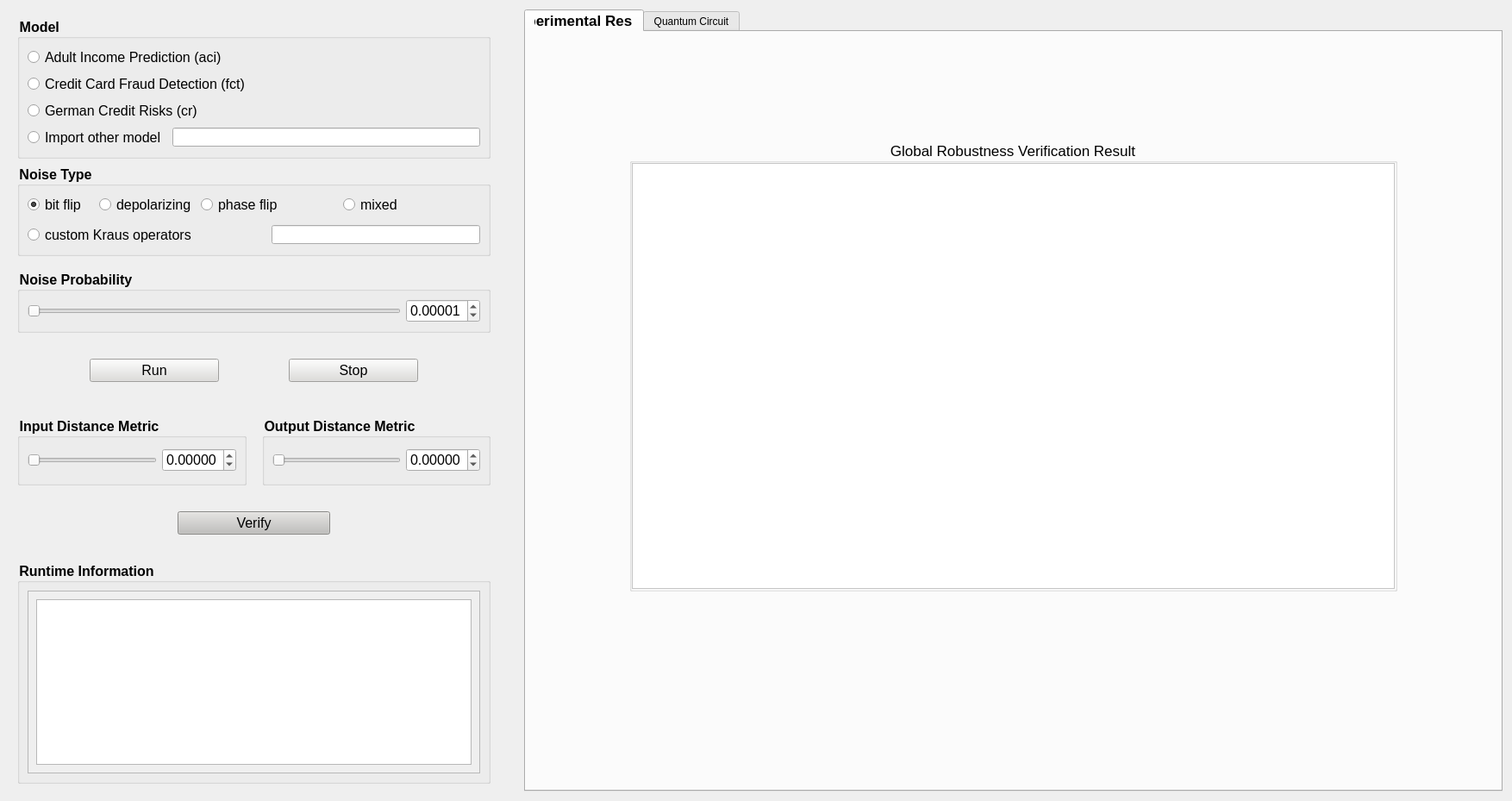
<?xml version="1.0" encoding="UTF-8"?>
<ui version="4.0">
 <class>globalView</class>
 <widget class="QWidget" name="globalView">
  <property name="geometry">
   <rect>
    <x>0</x>
    <y>0</y>
    <width>1754</width>
    <height>929</height>
   </rect>
  </property>
  <property name="windowTitle">
   <string>Form</string>
  </property>
  <layout class="QHBoxLayout" name="horizontalLayout" stretch="1,2">
   <property name="spacing">
    <number>30</number>
   </property>
   <item>
    <widget class="QWidget" name="widget_set" native="true">
     <property name="sizePolicy">
      <sizepolicy hsizetype="Preferred" vsizetype="Preferred">
       <horstretch>0</horstretch>
       <verstretch>0</verstretch>
      </sizepolicy>
     </property>
     <layout class="QVBoxLayout" name="verticalLayout" stretch="5,3,2,2,3,2,0">
      <property name="spacing">
       <number>7</number>
      </property>
      <item>
       <widget class="QGroupBox" name="groupBox_dataset">
        <property name="sizePolicy">
         <sizepolicy hsizetype="Expanding" vsizetype="Expanding">
          <horstretch>0</horstretch>
          <verstretch>0</verstretch>
         </sizepolicy>
        </property>
        <property name="font">
         <font>
          <pointsize>12</pointsize>
          <bold>true</bold>
         </font>
        </property>
        <property name="layoutDirection">
         <enum>Qt::LeftToRight</enum>
        </property>
        <property name="styleSheet">
         <string notr="true">QGroupBox::title{
	font-size: 14px;
}</string>
        </property>
        <property name="title">
         <string>Model </string>
        </property>
        <layout class="QVBoxLayout" name="verticalLayout_3">
         <item>
          <widget class="QRadioButton" name="radioButton_aci">
           <property name="font">
            <font>
             <pointsize>12</pointsize>
            </font>
           </property>
           <property name="text">
            <string>Adult Income Prediction (aci)</string>
           </property>
          </widget>
         </item>
         <item>
          <widget class="QRadioButton" name="radioButton_fct">
           <property name="font">
            <font>
             <pointsize>12</pointsize>
            </font>
           </property>
           <property name="text">
            <string>Credit Card Fraud Detection (fct)</string>
           </property>
          </widget>
         </item>
         <item>
          <widget class="QRadioButton" name="radioButton_cr">
           <property name="font">
            <font>
             <pointsize>12</pointsize>
            </font>
           </property>
           <property name="text">
            <string>German Credit Risks (cr)</string>
           </property>
          </widget>
         </item>
         <item>
          <layout class="QHBoxLayout" name="horizontalLayout_file">
           <property name="spacing">
            <number>8</number>
           </property>
           <item>
            <widget class="QRadioButton" name="radioButton_importfile">
             <property name="font">
              <font>
               <pointsize>12</pointsize>
              </font>
             </property>
             <property name="text">
              <string>Import other model</string>
             </property>
            </widget>
           </item>
           <item>
            <widget class="QLineEdit" name="lineEdit_modelfile"/>
           </item>
          </layout>
         </item>
        </layout>
       </widget>
      </item>
      <item>
       <widget class="QGroupBox" name="groupBox_noisetype">
        <property name="sizePolicy">
         <sizepolicy hsizetype="Expanding" vsizetype="Expanding">
          <horstretch>0</horstretch>
          <verstretch>0</verstretch>
         </sizepolicy>
        </property>
        <property name="font">
         <font>
          <pointsize>12</pointsize>
          <bold>true</bold>
         </font>
        </property>
        <property name="layoutDirection">
         <enum>Qt::LeftToRight</enum>
        </property>
        <property name="styleSheet">
         <string notr="true">QGroupBox::title{
	font-size: 14px;
}</string>
        </property>
        <property name="title">
         <string>Noise Type</string>
        </property>
        <layout class="QGridLayout" name="gridLayout" columnstretch="0,0,0,0,0,0">
         <property name="verticalSpacing">
          <number>10</number>
         </property>
         <item row="0" column="0">
          <widget class="QRadioButton" name="radioButton_bitflip">
           <property name="font">
            <font>
             <pointsize>12</pointsize>
            </font>
           </property>
           <property name="text">
            <string>bit flip</string>
           </property>
           <property name="checked">
            <bool>true</bool>
           </property>
          </widget>
         </item>
         <item row="0" column="1">
          <widget class="QRadioButton" name="radioButton_depolarizing">
           <property name="font">
            <font>
             <pointsize>12</pointsize>
            </font>
           </property>
           <property name="text">
            <string>depolarizing</string>
           </property>
          </widget>
         </item>
         <item row="0" column="2" colspan="2">
          <widget class="QRadioButton" name="radioButton_phaseflip">
           <property name="font">
            <font>
             <pointsize>12</pointsize>
            </font>
           </property>
           <property name="text">
            <string>phase flip</string>
           </property>
          </widget>
         </item>
         <item row="0" column="4">
          <widget class="QRadioButton" name="radioButton_mixednoise">
           <property name="font">
            <font>
             <pointsize>12</pointsize>
            </font>
           </property>
           <property name="text">
            <string>mixed</string>
           </property>
           <property name="checked">
            <bool>false</bool>
           </property>
           <property name="autoExclusive">
            <bool>true</bool>
           </property>
          </widget>
         </item>
         <item row="1" column="0" colspan="3">
          <widget class="QRadioButton" name="radioButton_custom_noise">
           <property name="font">
            <font>
             <pointsize>12</pointsize>
            </font>
           </property>
           <property name="text">
            <string>custom Kraus operators</string>
           </property>
          </widget>
         </item>
         <item row="1" column="3" colspan="3">
          <widget class="QLineEdit" name="lineEdit_custom_noise"/>
         </item>
        </layout>
       </widget>
      </item>
      <item>
       <widget class="QWidget" name="widget_arg" native="true">
        <property name="sizePolicy">
         <sizepolicy hsizetype="Expanding" vsizetype="Expanding">
          <horstretch>0</horstretch>
          <verstretch>0</verstretch>
         </sizepolicy>
        </property>
        <layout class="QHBoxLayout" name="horizontalLayout_4" stretch="1">
         <property name="spacing">
          <number>18</number>
         </property>
         <property name="leftMargin">
          <number>0</number>
         </property>
         <property name="rightMargin">
          <number>0</number>
         </property>
         <item>
          <widget class="QGroupBox" name="groupBox_noisyProb">
           <property name="sizePolicy">
            <sizepolicy hsizetype="Expanding" vsizetype="Expanding">
             <horstretch>0</horstretch>
             <verstretch>0</verstretch>
            </sizepolicy>
           </property>
           <property name="font">
            <font>
             <pointsize>12</pointsize>
             <bold>true</bold>
            </font>
           </property>
           <property name="layoutDirection">
            <enum>Qt::LeftToRight</enum>
           </property>
           <property name="styleSheet">
            <string notr="true">QGroupBox::title{
	font-size: 14px;
}</string>
           </property>
           <property name="title">
            <string>Noise Probability</string>
           </property>
           <layout class="QHBoxLayout" name="horizontalLayout_15" stretch="5,0">
            <item>
             <widget class="QSlider" name="slider_prob">
              <property name="minimum">
               <number>1</number>
              </property>
              <property name="maximum">
               <number>100000</number>
              </property>
              <property name="value">
               <number>1</number>
              </property>
              <property name="orientation">
               <enum>Qt::Horizontal</enum>
              </property>
             </widget>
            </item>
            <item>
             <widget class="QDoubleSpinBox" name="doubleSpinBox_prob">
              <property name="sizePolicy">
               <sizepolicy hsizetype="Expanding" vsizetype="Fixed">
                <horstretch>0</horstretch>
                <verstretch>0</verstretch>
               </sizepolicy>
              </property>
              <property name="font">
               <font>
                <pointsize>12</pointsize>
               </font>
              </property>
              <property name="wrapping">
               <bool>true</bool>
              </property>
              <property name="decimals">
               <number>5</number>
              </property>
              <property name="minimum">
               <double>0.000010000000000</double>
              </property>
              <property name="maximum">
               <double>1.000000000000000</double>
              </property>
              <property name="singleStep">
               <double>0.000010000000000</double>
              </property>
             </widget>
            </item>
           </layout>
          </widget>
         </item>
        </layout>
       </widget>
      </item>
      <item>
       <widget class="QGroupBox" name="groupBox_run">
        <property name="sizePolicy">
         <sizepolicy hsizetype="Expanding" vsizetype="Expanding">
          <horstretch>0</horstretch>
          <verstretch>0</verstretch>
         </sizepolicy>
        </property>
        <property name="styleSheet">
         <string notr="true">QGroupBox { border: none; }</string>
        </property>
        <layout class="QHBoxLayout" name="horizontalLayout_3" stretch="1,2,1,2,1">
         <property name="topMargin">
          <number>0</number>
         </property>
         <item>
          <spacer name="horizontalSpacer_l">
           <property name="orientation">
            <enum>Qt::Horizontal</enum>
           </property>
           <property name="sizeHint" stdset="0">
            <size>
             <width>74</width>
             <height>20</height>
            </size>
           </property>
          </spacer>
         </item>
         <item>
          <widget class="QPushButton" name="pushButton_run">
           <property name="sizePolicy">
            <sizepolicy hsizetype="Expanding" vsizetype="Fixed">
             <horstretch>0</horstretch>
             <verstretch>0</verstretch>
            </sizepolicy>
           </property>
           <property name="font">
            <font>
             <pointsize>12</pointsize>
             <bold>false</bold>
            </font>
           </property>
           <property name="styleSheet">
            <string notr="true">background-color: rgb(222, 221, 218)</string>
           </property>
           <property name="text">
            <string>Run</string>
           </property>
          </widget>
         </item>
         <item>
          <spacer name="horizontalSpacer_m">
           <property name="orientation">
            <enum>Qt::Horizontal</enum>
           </property>
           <property name="sizeHint" stdset="0">
            <size>
             <width>62</width>
             <height>20</height>
            </size>
           </property>
          </spacer>
         </item>
         <item>
          <widget class="QPushButton" name="pushButton_stop">
           <property name="sizePolicy">
            <sizepolicy hsizetype="Expanding" vsizetype="Fixed">
             <horstretch>0</horstretch>
             <verstretch>0</verstretch>
            </sizepolicy>
           </property>
           <property name="font">
            <font>
             <pointsize>12</pointsize>
            </font>
           </property>
           <property name="styleSheet">
            <string notr="true">background-color: rgb(222, 221, 218)</string>
           </property>
           <property name="text">
            <string>Stop</string>
           </property>
          </widget>
         </item>
         <item>
          <spacer name="horizontalSpacer_r">
           <property name="orientation">
            <enum>Qt::Horizontal</enum>
           </property>
           <property name="sizeHint" stdset="0">
            <size>
             <width>73</width>
             <height>20</height>
            </size>
           </property>
          </spacer>
         </item>
        </layout>
       </widget>
      </item>
      <item>
       <widget class="QWidget" name="widget_threshold" native="true">
        <property name="sizePolicy">
         <sizepolicy hsizetype="Expanding" vsizetype="Expanding">
          <horstretch>0</horstretch>
          <verstretch>0</verstretch>
         </sizepolicy>
        </property>
        <layout class="QHBoxLayout" name="horizontalLayout_6" stretch="1,1">
         <property name="spacing">
          <number>18</number>
         </property>
         <property name="leftMargin">
          <number>0</number>
         </property>
         <property name="rightMargin">
          <number>0</number>
         </property>
         <item>
          <widget class="QGroupBox" name="groupBox_epsilon">
           <property name="sizePolicy">
            <sizepolicy hsizetype="Expanding" vsizetype="Expanding">
             <horstretch>0</horstretch>
             <verstretch>0</verstretch>
            </sizepolicy>
           </property>
           <property name="font">
            <font>
             <pointsize>12</pointsize>
             <bold>true</bold>
            </font>
           </property>
           <property name="layoutDirection">
            <enum>Qt::LeftToRight</enum>
           </property>
           <property name="styleSheet">
            <string notr="true">QGroupBox::title{
	font-size: 14px;
}</string>
           </property>
           <property name="title">
            <string>Input Distance Metric</string>
           </property>
           <layout class="QHBoxLayout" name="horizontalLayout_17" stretch="5,0">
            <item>
             <widget class="QSlider" name="slider_epsilon">
              <property name="minimum">
               <number>0</number>
              </property>
              <property name="maximum">
               <number>100000</number>
              </property>
              <property name="value">
               <number>0</number>
              </property>
              <property name="orientation">
               <enum>Qt::Horizontal</enum>
              </property>
             </widget>
            </item>
            <item>
             <widget class="QDoubleSpinBox" name="doubleSpinBox_epsilon">
              <property name="sizePolicy">
               <sizepolicy hsizetype="Expanding" vsizetype="Fixed">
                <horstretch>0</horstretch>
                <verstretch>0</verstretch>
               </sizepolicy>
              </property>
              <property name="font">
               <font>
                <pointsize>12</pointsize>
               </font>
              </property>
              <property name="wrapping">
               <bool>true</bool>
              </property>
              <property name="decimals">
               <number>5</number>
              </property>
              <property name="maximum">
               <double>1.000000000000000</double>
              </property>
              <property name="singleStep">
               <double>0.000010000000000</double>
              </property>
             </widget>
            </item>
           </layout>
          </widget>
         </item>
         <item>
          <widget class="QGroupBox" name="groupBox_delta">
           <property name="sizePolicy">
            <sizepolicy hsizetype="Expanding" vsizetype="Expanding">
             <horstretch>0</horstretch>
             <verstretch>0</verstretch>
            </sizepolicy>
           </property>
           <property name="font">
            <font>
             <pointsize>12</pointsize>
             <bold>true</bold>
            </font>
           </property>
           <property name="layoutDirection">
            <enum>Qt::LeftToRight</enum>
           </property>
           <property name="styleSheet">
            <string notr="true">QGroupBox::title{
	font-size: 14px;
}</string>
           </property>
           <property name="title">
            <string>Output Distance Metric</string>
           </property>
           <layout class="QHBoxLayout" name="horizontalLayout_16" stretch="5,0">
            <item>
             <widget class="QSlider" name="slider_delta">
              <property name="minimum">
               <number>0</number>
              </property>
              <property name="maximum">
               <number>100000</number>
              </property>
              <property name="value">
               <number>0</number>
              </property>
              <property name="orientation">
               <enum>Qt::Horizontal</enum>
              </property>
             </widget>
            </item>
            <item>
             <widget class="QDoubleSpinBox" name="doubleSpinBox_delta">
              <property name="sizePolicy">
               <sizepolicy hsizetype="Expanding" vsizetype="Fixed">
                <horstretch>0</horstretch>
                <verstretch>0</verstretch>
               </sizepolicy>
              </property>
              <property name="font">
               <font>
                <pointsize>12</pointsize>
               </font>
              </property>
              <property name="wrapping">
               <bool>true</bool>
              </property>
              <property name="decimals">
               <number>5</number>
              </property>
              <property name="maximum">
               <double>1.000000000000000</double>
              </property>
              <property name="singleStep">
               <double>0.000010000000000</double>
              </property>
             </widget>
            </item>
           </layout>
          </widget>
         </item>
        </layout>
       </widget>
      </item>
      <item>
       <widget class="QGroupBox" name="groupBox_run_2">
        <property name="sizePolicy">
         <sizepolicy hsizetype="Expanding" vsizetype="Expanding">
          <horstretch>0</horstretch>
          <verstretch>0</verstretch>
         </sizepolicy>
        </property>
        <property name="styleSheet">
         <string notr="true">QGroupBox { border: none; }</string>
        </property>
        <layout class="QHBoxLayout" name="horizontalLayout_7" stretch="1,1,1">
         <property name="topMargin">
          <number>0</number>
         </property>
         <item>
          <spacer name="horizontalSpacer_l_2">
           <property name="orientation">
            <enum>Qt::Horizontal</enum>
           </property>
           <property name="sizeHint" stdset="0">
            <size>
             <width>74</width>
             <height>20</height>
            </size>
           </property>
          </spacer>
         </item>
         <item>
          <widget class="QPushButton" name="pushButton_veri">
           <property name="sizePolicy">
            <sizepolicy hsizetype="Expanding" vsizetype="Fixed">
             <horstretch>0</horstretch>
             <verstretch>0</verstretch>
            </sizepolicy>
           </property>
           <property name="font">
            <font>
             <pointsize>12</pointsize>
             <bold>false</bold>
            </font>
           </property>
           <property name="styleSheet">
            <string notr="true">background-color: rgb(192, 191, 188)</string>
           </property>
           <property name="text">
            <string>Verify</string>
           </property>
          </widget>
         </item>
         <item>
          <spacer name="horizontalSpacer_r_2">
           <property name="orientation">
            <enum>Qt::Horizontal</enum>
           </property>
           <property name="sizeHint" stdset="0">
            <size>
             <width>73</width>
             <height>20</height>
            </size>
           </property>
          </spacer>
         </item>
        </layout>
       </widget>
      </item>
      <item>
       <widget class="QGroupBox" name="groupBox_runtime">
        <property name="sizePolicy">
         <sizepolicy hsizetype="Preferred" vsizetype="Preferred">
          <horstretch>0</horstretch>
          <verstretch>0</verstretch>
         </sizepolicy>
        </property>
        <property name="font">
         <font>
          <family>Ubuntu</family>
          <pointsize>12</pointsize>
          <italic>false</italic>
          <bold>true</bold>
         </font>
        </property>
        <property name="styleSheet">
         <string notr="true">QGroupBox::title{
	font-size: 14px;
}
</string>
        </property>
        <property name="title">
         <string>Runtime Information</string>
        </property>
        <layout class="QHBoxLayout" name="horizontalLayout_11">
         <item>
          <widget class="QScrollArea" name="scrollArea_output">
           <property name="widgetResizable">
            <bool>true</bool>
           </property>
           <widget class="QWidget" name="scrollAreaWidgetContents_output">
            <property name="geometry">
             <rect>
              <x>0</x>
              <y>0</y>
              <width>515</width>
              <height>172</height>
             </rect>
            </property>
            <layout class="QHBoxLayout" name="horizontalLayout_5">
             <item>
              <widget class="QTextBrowser" name="textBrowser_output">
               <property name="enabled">
                <bool>true</bool>
               </property>
               <property name="styleSheet">
                <string notr="true">font: 12pt &quot;Ubuntu Mono&quot;;</string>
               </property>
               <property name="lineWrapMode">
                <enum>QTextEdit::NoWrap</enum>
               </property>
              </widget>
             </item>
            </layout>
           </widget>
          </widget>
         </item>
        </layout>
       </widget>
      </item>
     </layout>
    </widget>
   </item>
   <item>
    <widget class="QTabWidget" name="tabWidget">
     <property name="sizePolicy">
      <sizepolicy hsizetype="Expanding" vsizetype="Expanding">
       <horstretch>0</horstretch>
       <verstretch>0</verstretch>
      </sizepolicy>
     </property>
     <property name="styleSheet">
      <string notr="true">QTabWidget::title{font-size: 14px;}
QTabBar::tab:selected { font-size: 17px; font-weight: bold; }</string>
     </property>
     <property name="currentIndex">
      <number>0</number>
     </property>
     <widget class="QWidget" name="tab">
      <attribute name="title">
       <string>Experimental Results</string>
      </attribute>
      <layout class="QHBoxLayout" name="horizontalLayout_2" stretch="1,8,1">
       <item>
        <spacer name="horizontalSpacer">
         <property name="orientation">
          <enum>Qt::Horizontal</enum>
         </property>
         <property name="sizeHint" stdset="0">
          <size>
           <width>58</width>
           <height>20</height>
          </size>
         </property>
        </spacer>
       </item>
       <item>
        <layout class="QVBoxLayout" name="verticalLayout_2" stretch="1,5,2">
         <property name="spacing">
          <number>50</number>
         </property>
         <property name="topMargin">
          <number>12</number>
         </property>
         <property name="bottomMargin">
          <number>12</number>
         </property>
         <item>
          <spacer name="verticalSpacer_2">
           <property name="orientation">
            <enum>Qt::Vertical</enum>
           </property>
           <property name="sizeHint" stdset="0">
            <size>
             <width>20</width>
             <height>40</height>
            </size>
           </property>
          </spacer>
         </item>
         <item>
          <widget class="QGroupBox" name="groupBox_res">
           <property name="font">
            <font>
             <family>Ubuntu</family>
             <pointsize>13</pointsize>
             <italic>false</italic>
             <bold>false</bold>
            </font>
           </property>
           <property name="styleSheet">
            <string notr="true">font: 13pt &quot;Ubuntu&quot;;
</string>
           </property>
           <property name="title">
            <string>Global Robustness Verification Result</string>
           </property>
           <property name="alignment">
            <set>Qt::AlignCenter</set>
           </property>
           <layout class="QVBoxLayout" name="verticalLayout_5" stretch="0">
            <property name="leftMargin">
             <number>0</number>
            </property>
            <property name="topMargin">
             <number>0</number>
            </property>
            <property name="rightMargin">
             <number>0</number>
            </property>
            <property name="bottomMargin">
             <number>0</number>
            </property>
            <item>
             <widget class="QTableView" name="table_res">
              <property name="font">
               <font>
                <family>Ubuntu</family>
                <pointsize>13</pointsize>
                <italic>false</italic>
                <bold>false</bold>
               </font>
              </property>
              <property name="styleSheet">
               <string notr="true">background-color: rgb(255, 255, 255);</string>
              </property>
              <attribute name="horizontalHeaderMinimumSectionSize">
               <number>100</number>
              </attribute>
              <attribute name="horizontalHeaderDefaultSectionSize">
               <number>100</number>
              </attribute>
              <attribute name="verticalHeaderCascadingSectionResizes">
               <bool>false</bool>
              </attribute>
              <attribute name="verticalHeaderDefaultSectionSize">
               <number>100</number>
              </attribute>
             </widget>
            </item>
           </layout>
          </widget>
         </item>
         <item>
          <spacer name="verticalSpacer_3">
           <property name="orientation">
            <enum>Qt::Vertical</enum>
           </property>
           <property name="sizeHint" stdset="0">
            <size>
             <width>20</width>
             <height>40</height>
            </size>
           </property>
          </spacer>
         </item>
        </layout>
       </item>
       <item>
        <spacer name="horizontalSpacer_2">
         <property name="orientation">
          <enum>Qt::Horizontal</enum>
         </property>
         <property name="sizeHint" stdset="0">
          <size>
           <width>58</width>
           <height>20</height>
          </size>
         </property>
        </spacer>
       </item>
      </layout>
     </widget>
     <widget class="QWidget" name="tab_circ">
      <property name="accessibleName">
       <string/>
      </property>
      <attribute name="title">
       <string>Quantum Circuit</string>
      </attribute>
      <layout class="QVBoxLayout" name="verticalLayout_4">
       <item>
        <widget class="QScrollArea" name="scrollArea_circ">
         <property name="minimumSize">
          <size>
           <width>500</width>
           <height>500</height>
          </size>
         </property>
         <property name="styleSheet">
          <string notr="true">BackgroudColoe::rgb(255, 255, 255)</string>
         </property>
         <property name="verticalScrollBarPolicy">
          <enum>Qt::ScrollBarAlwaysOn</enum>
         </property>
         <property name="horizontalScrollBarPolicy">
          <enum>Qt::ScrollBarAlwaysOn</enum>
         </property>
         <property name="sizeAdjustPolicy">
          <enum>QAbstractScrollArea::AdjustToContents</enum>
         </property>
         <property name="widgetResizable">
          <bool>true</bool>
         </property>
         <widget class="QWidget" name="scrollAreaWidgetContents_circ">
          <property name="geometry">
           <rect>
            <x>0</x>
            <y>0</y>
            <width>1090</width>
            <height>829</height>
           </rect>
          </property>
          <property name="sizePolicy">
           <sizepolicy hsizetype="Expanding" vsizetype="Expanding">
            <horstretch>0</horstretch>
            <verstretch>0</verstretch>
           </sizepolicy>
          </property>
          <property name="minimumSize">
           <size>
            <width>500</width>
            <height>500</height>
           </size>
          </property>
          <property name="styleSheet">
           <string notr="true">BackgroudColoe::rgb(255, 255, 255)</string>
          </property>
          <layout class="QVBoxLayout" name="verticalLayout_circ"/>
         </widget>
        </widget>
       </item>
      </layout>
     </widget>
    </widget>
   </item>
  </layout>
 </widget>
 <resources/>
 <connections/>
</ui>
